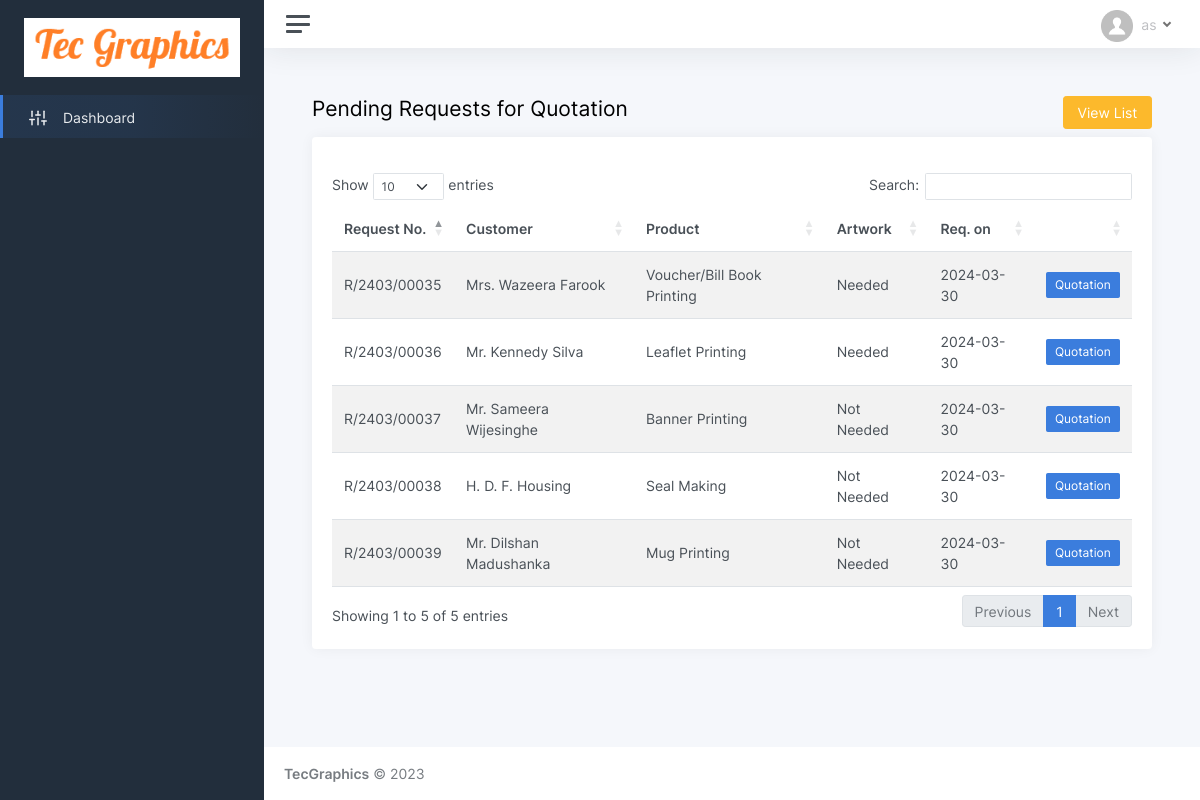
Page /pending_requests.php on the committed database.
### tables this page shows
CREATE TABLE IF NOT EXISTS `quotation_requests` (
  `id` int(11) NOT NULL AUTO_INCREMENT,
  `req_no` varchar(15) NOT NULL,
  `r_datetime` varchar(25) NOT NULL,
  `cus_id` varchar(5) NOT NULL,
  `status` varchar(20) NOT NULL DEFAULT 'open',
  `mode` varchar(10) NOT NULL DEFAULT 'web',
  PRIMARY KEY (`id`)
);

CREATE TABLE IF NOT EXISTS `title` (
  `id` int(11) NOT NULL AUTO_INCREMENT,
  `title` varchar(5) NOT NULL,
  PRIMARY KEY (`id`)
);

CREATE TABLE IF NOT EXISTS `customer` (
  `id` int(11) NOT NULL AUTO_INCREMENT,
  `ctype` varchar(5) NOT NULL,
  `title` int(11) NOT NULL,
  `name` varchar(75) NOT NULL,
  `last_name` varchar(50) NOT NULL,
  `mobile` varchar(20) NOT NULL,
  `phone` varchar(20) DEFAULT NULL,
  `fax` varchar(20) NOT NULL,
  `email` varchar(50) NOT NULL,
  `web` varchar(50) NOT NULL,
  `address1` varchar(75) NOT NULL,
  `address2` varchar(75) NOT NULL,
  `address3` varchar(75) NOT NULL,
  `active` varchar(5) NOT NULL DEFAULT 'yes',
  `login` varchar(5) NOT NULL DEFAULT 'no',
  `password` varchar(200) NOT NULL,
  `reg_mode` varchar(10) NOT NULL DEFAULT 'online',
  `reg_date` varchar(25) NOT NULL,
  PRIMARY KEY (`id`),
  KEY `title` (`title`)
);

### pending_requests.php (the view, shortened to what this page needs)
<!DOCTYPE html>
<html lang="en">
<head>
	<?php include('header.php'); ?>
</head>
<body>
	<div class="wrapper">
	<?php include('sidebar.php'); ?>
		<div class="main">
		<?php include('topbar.php'); ?>
			<main class="content">
				<div class="container-fluid p-0">
					<div class="row">
					<h1 class="h3 mb-3 col-10">Pending Requests for Quotation</h1>
					<div class="col-2" align="right"><a href="quotation_list.php"><button class="btn btn-warning">View List</button></a></div>
					</div>
					<div class="row">
						<div class="col-12">
							<div class="card">
								<div class="card-body">
										<div class="row mb-3" id="alert_div">
										</div>
									<table id="datatables-reponsive" class="table table-striped" style="width:100%">
										<thead>
										  <tr>
											<th>Request No.</th>
											<th>Customer</th>
											<th>Product</th>
											<th>Artwork</th>
											<th>Req. on</th>
											<th>&nbsp;</th>
										  </tr>
										</thead>
										<tbody>
										  <?php
										  $select_req = mysqli_query($con, "SELECT * FROM quotation_requests WHERE status = 'open'");
										  while($result_req = mysqli_fetch_array($select_req)){
										    $select_cust = mysqli_query($con, "SELECT title, name, last_name FROM customer WHERE id = '{$result_req['cus_id']}'");
											$result_cust = mysqli_fetch_array($select_cust);
												if($result_cust['title']!='6'){
													$select_title = mysqli_query($con, "SELECT title FROM title WHERE id = '{$result_cust['title']}'");
													$result_title = mysqli_fetch_array($select_title);
													$cusname = $result_title['title'].'. '.$result_cust['name'].' '.$result_cust['last_name'];
												} else {
													$cusname = $result_cust['name'].' '.$result_cust['last_name'];
												}
											$products = '';
											$artworkt  = 1;
											$select_req2 = mysqli_query($con, "SELECT * FROM requests WHERE req_id = '{$result_req['id']}'");
										    while($result_req2 = mysqli_fetch_array($select_req2)){
												$select_prod = mysqli_query($con, "SELECT name FROM products WHERE id = '{$result_req2['prod_id']}'");
												$result_prod = mysqli_fetch_array($select_prod);
													$products .= $result_prod['name'].', ';
												if($result_req2['artwork'] == 'need'){
													$artworkt += 1;
												}
											}
											$products = substr($products, 0, -2);
											if($artworkt > 1){
												$artwork = 'Needed';
											} else {
												$artwork = 'Not Needed';
											}
										  ?>
										  <tr>
											<td><?php echo $result_req['req_no']; ?></td>
											<td><?php echo $cusname; ?></td>
											<td><?php echo $products; ?></td>
											<td><?php echo $artwork; ?></td>
											<td><?php echo substr($result_req['r_datetime'], 0, 10); ?></td>
											<td><a href="create_quotation.php?req=<?php echo $result_req['id']; ?>"><button type="button" class="btn btn-sm btn-primary" >Quotation</button></a></td>
										  </tr>
										  <?php } ?>
										</tbody>
									</table>
								</div>
							</div>
						</div>
					</div>
				</div>
			</main>
			<?php include('footer.php'); ?>
		</div>
	</div>
</body>
</html>

### rows in the picture
quotation_requests: req_no "R/2403/00035", title.title "Mrs. Wazeera Farook", products "Voucher/Bill Book Printing", artwork "Needed", r_datetime "2024-03-30"
quotation_requests: req_no "R/2403/00036", title.title "Mr. Kennedy Silva", products "Leaflet Printing", artwork "Needed", r_datetime "2024-03-30"
quotation_requests: req_no "R/2403/00037", title.title "Mr. Sameera Wijesinghe", products "Banner Printing", artwork "Not Needed", r_datetime "2024-03-30"
quotation_requests: req_no "R/2403/00038", customer.name+last_name "H. D. F. Housing", products "Seal Making", artwork "Not Needed", r_datetime "2024-03-30"
quotation_requests: req_no "R/2403/00039", title.title "Mr. Dilshan Madushanka", products "Mug Printing", artwork "Not Needed", r_datetime "2024-03-30"
